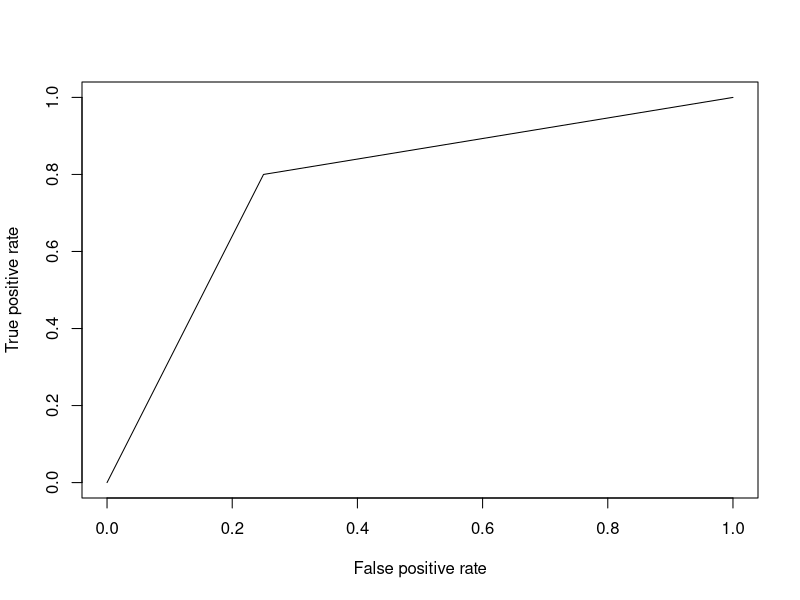
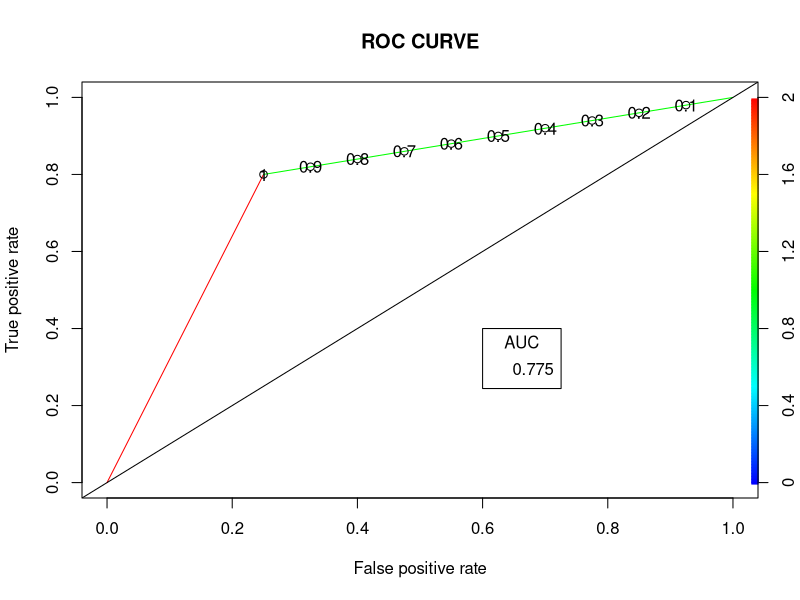

R code for these plots, in order:
#Task 12 : 
#(a) Use R -Studio environment to code Logistic Regression models 
#(b) Review the methodology to validate the model and predict the 
#dependent variable for a set of given independent variables. 
#(c) Use R graphics functions to visualize the results generated with the 
#regression model
# Installing the package
#install.packages("dplyr")
# Loading package
library(dplyr)
# Summary of dataset in package
summary(mtcars)
# Installing the package
install.packages("caTools") # For Logistic regression
install.packages("ROCR")	 # For ROC curve to evaluate model
# Loading package
library(caTools)
library(ROCR)
# Splitting dataset
split <- sample.split(mtcars, SplitRatio = 0.8)
split
train_reg <- subset(mtcars, split == "TRUE")
test_reg <- subset(mtcars, split == "FALSE")
# Training model
logistic_model <- glm(vs ~ wt + disp,data = train_reg,family = "binomial")
logistic_model
# Summary
summary(logistic_model)
# Predict test data based on model
predict_reg <- predict(logistic_model,test_reg, type = "response")
predict_reg
# Changing probabilities
predict_reg <- ifelse(predict_reg >0.5, 1, 0)
# Evaluating model accuracy
# using confusion matrix
table(test_reg$vs, predict_reg)
missing_classerr <- mean(predict_reg != test_reg$vs)
print(paste('Accuracy =', 1 - missing_classerr))
# ROC-AUC Curve
ROCPred <- prediction(predict_reg, test_reg$vs)
ROCPer <- performance(ROCPred, measure = "tpr",
                      x.measure = "fpr")
auc <- performance(ROCPred, measure = "auc")
auc <- auc@y.values[[1]]
auc
# Plotting curve
plot(ROCPer)
plot(ROCPer, colorize = TRUE,
     print.cutoffs.at = seq(0.1, by = 0.1),
     main = "ROC CURVE")
abline(a = 0, b = 1)
auc <- round(auc, 4)
legend(.6, .4, auc, title = "AUC", cex = 1)
